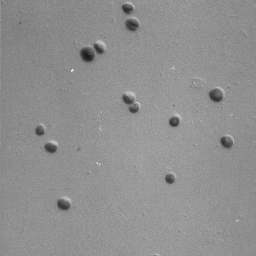
#> input picture slike_baza/biomedicina256x256/algae.pgm, 256 x 256 px; its folder holds only this picture in this run
$ python train_DA.py
#> lines starting #> are read from the running program, lines starting #| are printed output that depends on the picture
### Gaussian.py
import cv2
import numpy as np
import random


def gaussian(image,var):
    height,width = image.shape

    mean = 0
    sigma = var ** 0.5
    gaussian = np.random.normal(mean, sigma, (height, width)) #  np.zeros((224, 224), np.float32)

    noisy_image = np.zeros(image.shape, np.float32)

    if len(image.shape) == 2:
        noisy_image = image+ gaussian

    outImg = np.clip(noisy_image,0,255)
    outImg = outImg.astype(np.uint8)
    return outImg


'''img = cv2.imread('kupusii.png',0)
var = 1000 # staviti nesto reda velicine 1000
outImage = gaussian(img,var)

cv2.imshow('NoisyImage',outImage)

cv2.imshow('Image',img)
k = cv2.waitKey(0) & 0xFF
if k == ord('q'):
    cv2.destroyAllWindows()'''

### autoencoder.py
import numpy as np
from math import e
import random
import math

np.random.seed(seed = 0)
random.seed(a = 0)

def sigmoid(x):
    return 1 / (1 + e ** (-x))

def sigmoid_der(x):
    return  sigmoid(x) * ( 1 - sigmoid(x))

# [10 lines left out: functions flatten, shift, not called in this run]


class lbfgs_parametars:
    def __init__(self, m=6,  epsilon=1e-8, c1=1e-4, c2=0.9, max_linesearch=10, min_step=1e-20, max_step=1e20):
        self.m = m
        self.epsilon = epsilon
        self.c1 = c1
        self.c2 = c2
        self.max_linesearch = max_linesearch
        self.min_step = min_step
        self.max_step = max_step


class Net:
    def __init__(self, layer_sizes):
        self.num_layers = len(layer_sizes)
        self.biases = [np.random.rand(y, 1) for y in layer_sizes[1:]]
        self.weights = [np.random.randn(y, x) for x, y in zip(layer_sizes[:-1], layer_sizes[1:])]
        self.lbfgs_parametars = lbfgs_parametars()
        self.num_biases = np.sum(layer_sizes[1:])
        self.num_weights = 0
        for i in range(len(layer_sizes[:-1])):
            self.num_weights += layer_sizes[i] * layer_sizes[i+1]
        self.n = self.num_biases + self.num_weights
        self.s = np.zeros((self.lbfgs_parametars.m,self.n), dtype = float)
        self.y = np.zeros((self.lbfgs_parametars.m,self.n), dtype = float)
        self.k = 1
        self.step = 1.0
        self.d = 0
        self.change = 1


    def feedFoward(self, a):
        for b, w in zip(self.biases, self.weights):
            a = sigmoid(np.dot(w, a)+b)
        return a

    def fit_model(self, training_data, test_data, epochs, mini_batch_size):
        if test_data:
            n_test = len(test_data)

        n = len(training_data)

        for j in range(epochs):
            random.shuffle(training_data)
            mini_batches = [training_data[p:p+mini_batch_size] for p in range(0, n, mini_batch_size)]
            print(len(mini_batches))
            for mini_batch in mini_batches:
                self.update(mini_batch)
            if test_data:
                print ("Epoch "+str(j)+": "+str(self.evaluate(test_data, n_test))+" /"+str(n_test))
            else:
                print(j)


    # [37 lines left out: functions update, backprop, not called in this run]

    def evaluate(self,test_data,n_test):
        test_results = 0.0
        for (x,y) in test_data:
            mse = 0.0
            for i in range(len(y)):
                mse += np.sum( (self.feedFoward(x) - y)**2 ) / len(y)
                test_results += 10 * math.log(1.0/mse, 10)
            test_results /= n_test
            return test_results


    # [189 lines left out: functions grad, f, linesearch, lbfgs, change_weights_biases, not called in this run]


### train_DA.py
import autoencoder
from ucitavanje_baze import ucitaj_bazu
import os
import cv2
import numpy as np
from Gaussian import gaussian

def flatten(a):
    b = np.array([])
    for i in a:
        for j in i:
            b = np.append(b, j)
    b = np.reshape(b, (len(b),1))
    return b/255

baza = []

for folder in os.listdir("slike_baza"):
    for filename in os.listdir(os.path.join("slike_baza", folder)):
        t = cv2.imread(os.path.join(os.path.join("slike_baza", folder), filename),0)
#> t is the input picture: shape (256, 256); min 23, max 235, mean 143.8
        for i in range(0,len(t),32):
            for j in range(0,len(t[0]),32):

                a = t[min(i, len(t)-32):min(i+32, len(t)), min(j, len(t[0])-32):min(j+32,len(t[0]))]
                b = gaussian(a, 1000)
                baza.append((flatten(a),flatten(b)))
#> this loop made 8 passes
#> i on passes 2 to 8: 32, 64, 96, 128, 160, 192, 224
#> pass 1, in gaussian, `gaussian = np.random.normal(mean, sigma, (height, width))`:
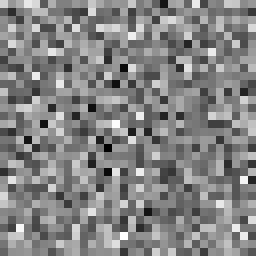
#> gaussian: shape (32, 32) float64 (shown 8 times larger); min -96.33, max 87.26, mean -1.4; drawn with min black and max white
#> pass 1, in gaussian, `noisy_image = image+ gaussian`:
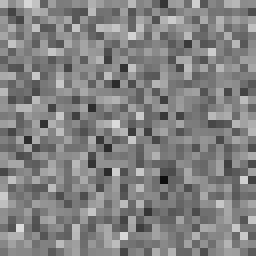
#> noisy_image: shape (32, 32) float64 (shown 8 times larger); min 14.35, max 219.3, mean 130
#> pass 1, in gaussian (call 2), `gaussian = np.random.normal(mean, sigma, (height, width))`:
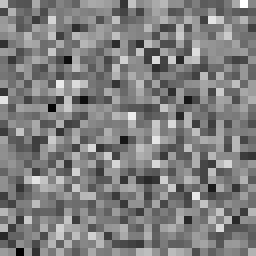
#> gaussian: shape (32, 32) float64 (shown 8 times larger); min -98.56, max 100.3, mean 0.4; drawn with min black and max white
#> after the loop:
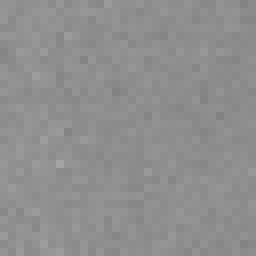
#> a: shape (32, 32) (shown 8 times larger); min 130, max 164, mean 142.9
#> after the loop:
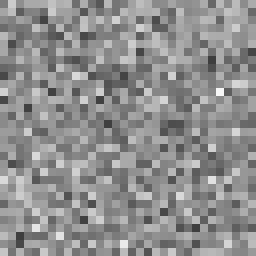
#> b: shape (32, 32) (shown 8 times larger); min 62, max 246, mean 142.8
#> after the loop, baza = 64 items
#> pass 2 of the loop `for folder in os.listdir("slike_baza"):`:
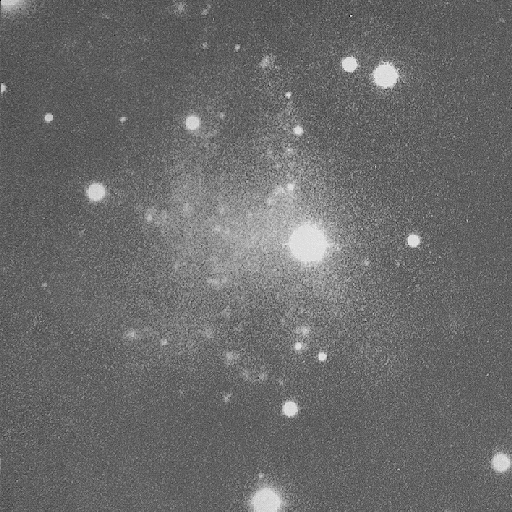
#> input picture slike_baza/galaksije256x256/1023.pgm, 512 x 512 px
#> t is the input picture: shape (512, 512); min 0, max 237, mean 106.4
#> the loop `for i in range(0,len(t),32):` made 16 passes
#> pass 1, in gaussian (call 65), `outImg = np.clip(noisy_image,0,255)`:
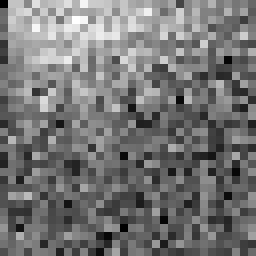
#> outImg: shape (32, 32) float64 (shown 8 times larger); min 0, max 255, mean 117.2
#> after the loop `for i in range(0,len(t),32):`:
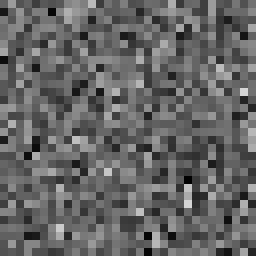
#> b: shape (32, 32) (shown 8 times larger); min 0, max 214, mean 100.5


print(len(baza))
#| 320

training_data = baza[:len(baza)-1560]
test_data = baza[len(baza)-1560:]


model = autoencoder.Net([1024, 512, 1024])
model.fit_model(training_data,test_data,10,10)
#> the loop in fit_model, `for j in range(epochs):` made 10 passes
#> (printed output is left out)
